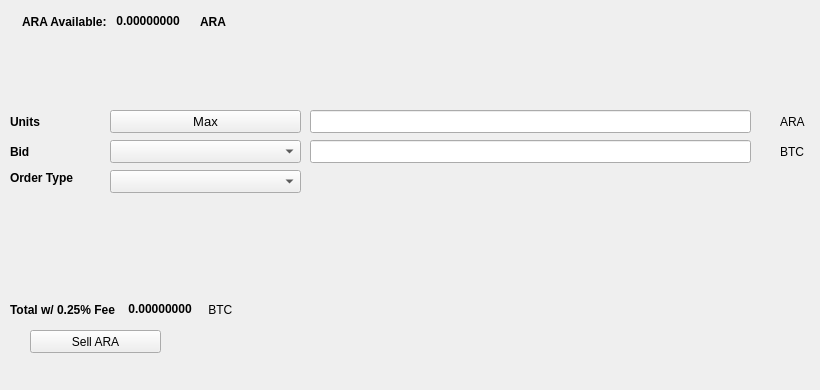
   <widget class="QWidget" name="SellTab">
    <attribute name="title">
     <string>Sell</string>
    </attribute>
    <widget class="QLabel" name="label_16">
     <property name="geometry">
      <rect>
       <x>780</x>
       <y>140</y>
       <width>31</width>
       <height>23</height>
      </rect>
     </property>
     <property name="text">
      <string>BTC</string>
     </property>
    </widget>
    <widget class="QComboBox" name="SellBidcomboBox">
     <property name="geometry">
      <rect>
       <x>110</x>
       <y>140</y>
       <width>191</width>
       <height>23</height>
      </rect>
     </property>
     <property name="font">
      <font>
       <pointsize>10</pointsize>
      </font>
     </property>
    </widget>
    <widget class="QLabel" name="label_18">
     <property name="geometry">
      <rect>
       <x>10</x>
       <y>110</y>
       <width>46</width>
       <height>23</height>
      </rect>
     </property>
     <property name="font">
      <font>
       <weight>75</weight>
       <bold>true</bold>
      </font>
     </property>
     <property name="text">
      <string>Units</string>
     </property>
    </widget>
    <widget class="QPushButton" name="Sell_Max_Amount">
     <property name="geometry">
      <rect>
       <x>110</x>
       <y>110</y>
       <width>191</width>
       <height>23</height>
      </rect>
     </property>
     <property name="font">
      <font>
       <pointsize>10</pointsize>
      </font>
     </property>
     <property name="text">
      <string>Max</string>
     </property>
    </widget>
    <widget class="QLabel" name="label_20">
     <property name="geometry">
      <rect>
       <x>10</x>
       <y>170</y>
       <width>91</width>
       <height>16</height>
      </rect>
     </property>
     <property name="font">
      <font>
       <weight>75</weight>
       <bold>true</bold>
      </font>
     </property>
     <property name="text">
      <string>Order Type</string>
     </property>
    </widget>
    <widget class="QComboBox" name="SellOrdertypeCombo">
     <property name="geometry">
      <rect>
       <x>110</x>
       <y>170</y>
       <width>191</width>
       <height>23</height>
      </rect>
     </property>
     <property name="font">
      <font>
       <pointsize>10</pointsize>
      </font>
     </property>
    </widget>
    <widget class="QLabel" name="label_21">
     <property name="geometry">
      <rect>
       <x>10</x>
       <y>140</y>
       <width>46</width>
       <height>23</height>
      </rect>
     </property>
     <property name="font">
      <font>
       <weight>75</weight>
       <bold>true</bold>
      </font>
     </property>
     <property name="text">
      <string>Bid</string>
     </property>
    </widget>
    <widget class="QLabel" name="label_22">
     <property name="geometry">
      <rect>
       <x>780</x>
       <y>110</y>
       <width>31</width>
       <height>23</height>
      </rect>
     </property>
     <property name="text">
      <string>ARA</string>
     </property>
    </widget>
    <widget class="QLineEdit" name="UnitsInputARA">
     <property name="geometry">
      <rect>
       <x>310</x>
       <y>110</y>
       <width>441</width>
       <height>23</height>
      </rect>
     </property>
     <property name="font">
      <font>
       <pointsize>9</pointsize>
       <weight>75</weight>
       <bold>true</bold>
      </font>
     </property>
    </widget>
    <widget class="QLineEdit" name="SellBidPriceEdit">
     <property name="geometry">
      <rect>
       <x>310</x>
       <y>140</y>
       <width>441</width>
       <height>23</height>
      </rect>
     </property>
     <property name="font">
      <font>
       <pointsize>9</pointsize>
       <weight>75</weight>
       <bold>true</bold>
      </font>
     </property>
    </widget>
    <widget class="QPushButton" name="SellARABTN">
     <property name="geometry">
      <rect>
       <x>30</x>
       <y>330</y>
       <width>131</width>
       <height>23</height>
      </rect>
     </property>
     <property name="text">
      <string>Sell ARA</string>
     </property>
     <property name="icon">
      <iconset resource="../aratriton">
       <normaloff>:/icons/bitcoin</normaloff>:/icons/bitcoin</iconset>
     </property>
    </widget>
    <widget class="QWidget" name="layoutWidget3">
     <property name="geometry">
      <rect>
       <x>22</x>
       <y>12</y>
       <width>258</width>
       <height>19</height>
      </rect>
     </property>
     <layout class="QHBoxLayout" name="horizontalLayout">
      <item>
       <widget class="QLabel" name="label232_2">
        <property name="font">
         <font>
          <weight>75</weight>
          <bold>true</bold>
         </font>
        </property>
        <property name="text">
         <string>ARA Available:</string>
        </property>
       </widget>
      </item>
      <item>
       <widget class="QLabel" name="ARAAvailableLabel">
        <property name="palette">
         <palette>
          <active>
           <colorrole role="WindowText">
            <brush brushstyle="SolidPattern">
             <color alpha="255">
              <red>0</red>
              <green>0</green>
              <blue>0</blue>
             </color>
            </brush>
           </colorrole>
           <colorrole role="Button">
            <brush brushstyle="SolidPattern">
             <color alpha="255">
              <red>0</red>
              <green>170</green>
              <blue>0</blue>
             </color>
            </brush>
           </colorrole>
           <colorrole role="Light">
            <brush brushstyle="SolidPattern">
             <color alpha="255">
              <red>0</red>
              <green>255</green>
              <blue>0</blue>
             </color>
            </brush>
           </colorrole>
           <colorrole role="Midlight">
            <brush brushstyle="SolidPattern">
             <color alpha="255">
              <red>0</red>
              <green>212</green>
              <blue>0</blue>
             </color>
            </brush>
           </colorrole>
           <colorrole role="Dark">
            <brush brushstyle="SolidPattern">
             <color alpha="255">
              <red>0</red>
              <green>85</green>
              <blue>0</blue>
             </color>
            </brush>
           </colorrole>
           <colorrole role="Mid">
            <brush brushstyle="SolidPattern">
             <color alpha="255">
              <red>0</red>
              <green>113</green>
              <blue>0</blue>
             </color>
            </brush>
           </colorrole>
           <colorrole role="Text">
            <brush brushstyle="SolidPattern">
             <color alpha="255">
              <red>0</red>
              <green>170</green>
              <blue>0</blue>
             </color>
            </brush>
           </colorrole>
           <colorrole role="BrightText">
            <brush brushstyle="SolidPattern">
             <color alpha="255">
              <red>255</red>
              <green>255</green>
              <blue>255</blue>
             </color>
            </brush>
           </colorrole>
           <colorrole role="ButtonText">
            <brush brushstyle="SolidPattern">
             <color alpha="255">
              <red>0</red>
              <green>0</green>
              <blue>0</blue>
             </color>
            </brush>
           </colorrole>
           <colorrole role="Base">
            <brush brushstyle="SolidPattern">
             <color alpha="255">
              <red>255</red>
              <green>255</green>
              <blue>255</blue>
             </color>
            </brush>
           </colorrole>
           <colorrole role="Window">
            <brush brushstyle="SolidPattern">
             <color alpha="255">
              <red>0</red>
              <green>170</green>
              <blue>0</blue>
             </color>
            </brush>
           </colorrole>
           <colorrole role="Shadow">
            <brush brushstyle="SolidPattern">
             <color alpha="255">
              <red>0</red>
              <green>0</green>
              <blue>0</blue>
             </color>
            </brush>
           </colorrole>
           <colorrole role="AlternateBase">
            <brush brushstyle="SolidPattern">
             <color alpha="255">
              <red>127</red>
              <green>212</green>
              <blue>127</blue>
             </color>
            </brush>
           </colorrole>
           <colorrole role="ToolTipBase">
            <brush brushstyle="SolidPattern">
             <color alpha="255">
              <red>255</red>
              <green>255</green>
              <blue>220</blue>
             </color>
            </brush>
           </colorrole>
           <colorrole role="ToolTipText">
            <brush brushstyle="SolidPattern">
             <color alpha="255">
              <red>0</red>
              <green>0</green>
              <blue>0</blue>
             </color>
            </brush>
           </colorrole>
          </active>
          <inactive>
           <colorrole role="WindowText">
            <brush brushstyle="SolidPattern">
             <color alpha="255">
              <red>0</red>
              <green>0</green>
              <blue>0</blue>
             </color>
            </brush>
           </colorrole>
           <colorrole role="Button">
            <brush brushstyle="SolidPattern">
             <color alpha="255">
              <red>0</red>
              <green>170</green>
              <blue>0</blue>
             </color>
            </brush>
           </colorrole>
           <colorrole role="Light">
            <brush brushstyle="SolidPattern">
             <color alpha="255">
              <red>0</red>
              <green>255</green>
              <blue>0</blue>
             </color>
            </brush>
           </colorrole>
           <colorrole role="Midlight">
            <brush brushstyle="SolidPattern">
             <color alpha="255">
              <red>0</red>
              <green>212</green>
              <blue>0</blue>
             </color>
            </brush>
           </colorrole>
           <colorrole role="Dark">
            <brush brushstyle="SolidPattern">
             <color alpha="255">
              <red>0</red>
              <green>85</green>
              <blue>0</blue>
             </color>
            </brush>
           </colorrole>
           <colorrole role="Mid">
            <brush brushstyle="SolidPattern">
             <color alpha="255">
              <red>0</red>
              <green>113</green>
              <blue>0</blue>
             </color>
            </brush>
           </colorrole>
           <colorrole role="Text">
            <brush brushstyle="SolidPattern">
             <color alpha="255">
              <red>0</red>
              <green>170</green>
              <blue>0</blue>
             </color>
            </brush>
           </colorrole>
           <colorrole role="BrightText">
            <brush brushstyle="SolidPattern">
             <color alpha="255">
              <red>255</red>
              <green>255</green>
              <blue>255</blue>
             </color>
            </brush>
           </colorrole>
           <colorrole role="ButtonText">
            <brush brushstyle="SolidPattern">
             <color alpha="255">
              <red>0</red>
              <green>0</green>
              <blue>0</blue>
             </color>
            </brush>
           </colorrole>
           <colorrole role="Base">
            <brush brushstyle="SolidPattern">
             <color alpha="255">
              <red>255</red>
              <green>255</green>
              <blue>255</blue>
             </color>
            </brush>
           </colorrole>
           <colorrole role="Window">
            <brush brushstyle="SolidPattern">
             <color alpha="255">
              <red>0</red>
              <green>170</green>
              <blue>0</blue>
             </color>
            </brush>
           </colorrole>
           <colorrole role="Shadow">
            <brush brushstyle="SolidPattern">
             <color alpha="255">
              <red>0</red>
              <green>0</green>
              <blue>0</blue>
             </color>
            </brush>
           </colorrole>
           <colorrole role="AlternateBase">
            <brush brushstyle="SolidPattern">
             <color alpha="255">
              <red>127</red>
              <green>212</green>
              <blue>127</blue>
             </color>
            </brush>
           </colorrole>
           <colorrole role="ToolTipBase">
            <brush brushstyle="SolidPattern">
             <color alpha="255">
              <red>255</red>
              <green>255</green>
              <blue>220</blue>
             </color>
            </brush>
           </colorrole>
           <colorrole role="ToolTipText">
            <brush brushstyle="SolidPattern">
             <color alpha="255">
              <red>0</red>
              <green>0</green>
              <blue>0</blue>
             </color>
            </brush>
           </colorrole>
          </inactive>
          <disabled>
           <colorrole role="WindowText">
            <brush brushstyle="SolidPattern">
             <color alpha="255">
              <red>0</red>
              <green>85</green>
              <blue>0</blue>
             </color>
            </brush>
           </colorrole>
           <colorrole role="Button">
            <brush brushstyle="SolidPattern">
             <color alpha="255">
              <red>0</red>
              <green>170</green>
              <blue>0</blue>
             </color>
            </brush>
           </colorrole>
           <colorrole role="Light">
            <brush brushstyle="SolidPattern">
             <color alpha="255">
              <red>0</red>
              <green>255</green>
              <blue>0</blue>
             </color>
            </brush>
           </colorrole>
           <colorrole role="Midlight">
            <brush brushstyle="SolidPattern">
             <color alpha="255">
              <red>0</red>
              <green>212</green>
              <blue>0</blue>
             </color>
            </brush>
           </colorrole>
           <colorrole role="Dark">
            <brush brushstyle="SolidPattern">
             <color alpha="255">
              <red>0</red>
              <green>85</green>
              <blue>0</blue>
             </color>
            </brush>
           </colorrole>
           <colorrole role="Mid">
            <brush brushstyle="SolidPattern">
             <color alpha="255">
              <red>0</red>
              <green>113</green>
              <blue>0</blue>
             </color>
            </brush>
           </colorrole>
           <colorrole role="Text">
            <brush brushstyle="SolidPattern">
             <color alpha="255">
              <red>0</red>
              <green>85</green>
              <blue>0</blue>
             </color>
            </brush>
           </colorrole>
           <colorrole role="BrightText">
            <brush brushstyle="SolidPattern">
             <color alpha="255">
              <red>255</red>
              <green>255</green>
              <blue>255</blue>
             </color>
            </brush>
           </colorrole>
           <colorrole role="ButtonText">
            <brush brushstyle="SolidPattern">
             <color alpha="255">
              <red>0</red>
              <green>85</green>
              <blue>0</blue>
             </color>
            </brush>
           </colorrole>
           <colorrole role="Base">
            <brush brushstyle="SolidPattern">
             <color alpha="255">
              <red>0</red>
              <green>170</green>
              <blue>0</blue>
             </color>
            </brush>
           </colorrole>
           <colorrole role="Window">
            <brush brushstyle="SolidPattern">
             <color alpha="255">
              <red>0</red>
              <green>170</green>
              <blue>0</blue>
             </color>
            </brush>
           </colorrole>
           <colorrole role="Shadow">
            <brush brushstyle="SolidPattern">
             <color alpha="255">
              <red>0</red>
              <green>0</green>
              <blue>0</blue>
             </color>
            </brush>
           </colorrole>
           <colorrole role="AlternateBase">
            <brush brushstyle="SolidPattern">
             <color alpha="255">
              <red>0</red>
              <green>170</green>
              <blue>0</blue>
             </color>
            </brush>
           </colorrole>
           <colorrole role="ToolTipBase">
            <brush brushstyle="SolidPattern">
             <color alpha="255">
              <red>255</red>
              <green>255</green>
              <blue>220</blue>
             </color>
            </brush>
           </colorrole>
           <colorrole role="ToolTipText">
            <brush brushstyle="SolidPattern">
             <color alpha="255">
              <red>0</red>
              <green>0</green>
              <blue>0</blue>
             </color>
            </brush>
           </colorrole>
          </disabled>
         </palette>
        </property>
        <property name="font">
         <font>
          <weight>75</weight>
          <bold>true</bold>
         </font>
        </property>
        <property name="text">
         <string> 0.00000000 </string>
        </property>
        <property name="textInteractionFlags">
         <set>Qt::LinksAccessibleByMouse|Qt::TextSelectableByKeyboard|Qt::TextSelectableByMouse</set>
        </property>
       </widget>
      </item>
      <item>
       <widget class="QLabel" name="labelARA">
        <property name="font">
         <font>
          <weight>75</weight>
          <bold>true</bold>
         </font>
        </property>
        <property name="text">
         <string>ARA</string>
        </property>
       </widget>
      </item>
     </layout>
    </widget>
    <widget class="QWidget" name="layoutWidget">
     <property name="geometry">
      <rect>
       <x>10</x>
       <y>300</y>
       <width>268</width>
       <height>19</height>
      </rect>
     </property>
     <layout class="QHBoxLayout" name="horizontalLayout_2">
      <item>
       <widget class="QLabel" name="label_19">
        <property name="font">
         <font>
          <weight>75</weight>
          <bold>true</bold>
         </font>
        </property>
        <property name="text">
         <string>Total w/ 0.25% Fee </string>
        </property>
       </widget>
      </item>
      <item>
       <widget class="QLabel" name="SellCostLabel">
        <property name="palette">
         <palette>
          <active>
           <colorrole role="WindowText">
            <brush brushstyle="SolidPattern">
             <color alpha="255">
              <red>0</red>
              <green>0</green>
              <blue>0</blue>
             </color>
            </brush>
           </colorrole>
           <colorrole role="Button">
            <brush brushstyle="SolidPattern">
             <color alpha="255">
              <red>0</red>
              <green>170</green>
              <blue>0</blue>
             </color>
            </brush>
           </colorrole>
           <colorrole role="Light">
            <brush brushstyle="SolidPattern">
             <color alpha="255">
              <red>0</red>
              <green>255</green>
              <blue>0</blue>
             </color>
            </brush>
           </colorrole>
           <colorrole role="Midlight">
            <brush brushstyle="SolidPattern">
             <color alpha="255">
              <red>0</red>
              <green>212</green>
              <blue>0</blue>
             </color>
            </brush>
           </colorrole>
           <colorrole role="Dark">
            <brush brushstyle="SolidPattern">
             <color alpha="255">
              <red>0</red>
              <green>85</green>
              <blue>0</blue>
             </color>
            </brush>
           </colorrole>
           <colorrole role="Mid">
            <brush brushstyle="SolidPattern">
             <color alpha="255">
              <red>0</red>
              <green>113</green>
              <blue>0</blue>
             </color>
            </brush>
           </colorrole>
           <colorrole role="Text">
            <brush brushstyle="SolidPattern">
             <color alpha="255">
              <red>0</red>
              <green>170</green>
              <blue>0</blue>
             </color>
            </brush>
           </colorrole>
           <colorrole role="BrightText">
            <brush brushstyle="SolidPattern">
             <color alpha="255">
              <red>255</red>
              <green>255</green>
              <blue>255</blue>
             </color>
            </brush>
           </colorrole>
           <colorrole role="ButtonText">
            <brush brushstyle="SolidPattern">
             <color alpha="255">
              <red>0</red>
              <green>0</green>
              <blue>0</blue>
             </color>
            </brush>
           </colorrole>
           <colorrole role="Base">
            <brush brushstyle="SolidPattern">
             <color alpha="255">
              <red>255</red>
              <green>255</green>
              <blue>255</blue>
             </color>
            </brush>
           </colorrole>
           <colorrole role="Window">
            <brush brushstyle="SolidPattern">
             <color alpha="255">
              <red>0</red>
              <green>170</green>
              <blue>0</blue>
             </color>
            </brush>
           </colorrole>
           <colorrole role="Shadow">
            <brush brushstyle="SolidPattern">
             <color alpha="255">
              <red>0</red>
              <green>0</green>
              <blue>0</blue>
             </color>
            </brush>
           </colorrole>
           <colorrole role="AlternateBase">
            <brush brushstyle="SolidPattern">
             <color alpha="255">
              <red>127</red>
              <green>212</green>
              <blue>127</blue>
             </color>
            </brush>
           </colorrole>
           <colorrole role="ToolTipBase">
            <brush brushstyle="SolidPattern">
             <color alpha="255">
              <red>255</red>
              <green>255</green>
              <blue>220</blue>
             </color>
            </brush>
           </colorrole>
           <colorrole role="ToolTipText">
            <brush brushstyle="SolidPattern">
             <color alpha="255">
              <red>0</red>
              <green>0</green>
              <blue>0</blue>
             </color>
            </brush>
           </colorrole>
          </active>
          <inactive>
           <colorrole role="WindowText">
            <brush brushstyle="SolidPattern">
             <color alpha="255">
              <red>0</red>
              <green>0</green>
              <blue>0</blue>
             </color>
            </brush>
           </colorrole>
           <colorrole role="Button">
            <brush brushstyle="SolidPattern">
             <color alpha="255">
              <red>0</red>
              <green>170</green>
              <blue>0</blue>
             </color>
            </brush>
           </colorrole>
           <colorrole role="Light">
            <brush brushstyle="SolidPattern">
             <color alpha="255">
              <red>0</red>
              <green>255</green>
              <blue>0</blue>
             </color>
            </brush>
           </colorrole>
           <colorrole role="Midlight">
            <brush brushstyle="SolidPattern">
             <color alpha="255">
              <red>0</red>
              <green>212</green>
              <blue>0</blue>
             </color>
            </brush>
           </colorrole>
           <colorrole role="Dark">
            <brush brushstyle="SolidPattern">
             <color alpha="255">
              <red>0</red>
              <green>85</green>
              <blue>0</blue>
             </color>
            </brush>
           </colorrole>
           <colorrole role="Mid">
            <brush brushstyle="SolidPattern">
             <color alpha="255">
              <red>0</red>
              <green>113</green>
              <blue>0</blue>
             </color>
            </brush>
           </colorrole>
           <colorrole role="Text">
            <brush brushstyle="SolidPattern">
             <color alpha="255">
              <red>0</red>
              <green>170</green>
              <blue>0</blue>
             </color>
            </brush>
           </colorrole>
           <colorrole role="BrightText">
            <brush brushstyle="SolidPattern">
             <color alpha="255">
              <red>255</red>
              <green>255</green>
              <blue>255</blue>
             </color>
            </brush>
           </colorrole>
           <colorrole role="ButtonText">
            <brush brushstyle="SolidPattern">
             <color alpha="255">
              <red>0</red>
              <green>0</green>
              <blue>0</blue>
             </color>
            </brush>
           </colorrole>
           <colorrole role="Base">
            <brush brushstyle="SolidPattern">
             <color alpha="255">
              <red>255</red>
              <green>255</green>
              <blue>255</blue>
             </color>
            </brush>
           </colorrole>
           <colorrole role="Window">
            <brush brushstyle="SolidPattern">
             <color alpha="255">
              <red>0</red>
              <green>170</green>
              <blue>0</blue>
             </color>
            </brush>
           </colorrole>
           <colorrole role="Shadow">
            <brush brushstyle="SolidPattern">
             <color alpha="255">
              <red>0</red>
              <green>0</green>
              <blue>0</blue>
             </color>
            </brush>
           </colorrole>
           <colorrole role="AlternateBase">
            <brush brushstyle="SolidPattern">
             <color alpha="255">
              <red>127</red>
              <green>212</green>
              <blue>127</blue>
             </color>
            </brush>
           </colorrole>
           <colorrole role="ToolTipBase">
            <brush brushstyle="SolidPattern">
             <color alpha="255">
              <red>255</red>
              <green>255</green>
              <blue>220</blue>
             </color>
            </brush>
           </colorrole>
           <colorrole role="ToolTipText">
            <brush brushstyle="SolidPattern">
             <color alpha="255">
              <red>0</red>
              <green>0</green>
              <blue>0</blue>
             </color>
            </brush>
           </colorrole>
          </inactive>
          <disabled>
           <colorrole role="WindowText">
            <brush brushstyle="SolidPattern">
             <color alpha="255">
              <red>0</red>
              <green>85</green>
              <blue>0</blue>
             </color>
            </brush>
           </colorrole>
           <colorrole role="Button">
            <brush brushstyle="SolidPattern">
             <color alpha="255">
              <red>0</red>
              <green>170</green>
              <blue>0</blue>
             </color>
            </brush>
           </colorrole>
           <colorrole role="Light">
            <brush brushstyle="SolidPattern">
             <color alpha="255">
              <red>0</red>
              <green>255</green>
              <blue>0</blue>
             </color>
            </brush>
           </colorrole>
           <colorrole role="Midlight">
            <brush brushstyle="SolidPattern">
             <color alpha="255">
              <red>0</red>
              <green>212</green>
              <blue>0</blue>
             </color>
            </brush>
           </colorrole>
           <colorrole role="Dark">
            <brush brushstyle="SolidPattern">
             <color alpha="255">
              <red>0</red>
              <green>85</green>
              <blue>0</blue>
             </color>
            </brush>
           </colorrole>
           <colorrole role="Mid">
            <brush brushstyle="SolidPattern">
             <color alpha="255">
              <red>0</red>
              <green>113</green>
              <blue>0</blue>
             </color>
            </brush>
           </colorrole>
           <colorrole role="Text">
            <brush brushstyle="SolidPattern">
             <color alpha="255">
              <red>0</red>
              <green>85</green>
              <blue>0</blue>
             </color>
            </brush>
           </colorrole>
           <colorrole role="BrightText">
            <brush brushstyle="SolidPattern">
             <color alpha="255">
              <red>255</red>
              <green>255</green>
              <blue>255</blue>
             </color>
            </brush>
           </colorrole>
           <colorrole role="ButtonText">
            <brush brushstyle="SolidPattern">
             <color alpha="255">
              <red>0</red>
              <green>85</green>
              <blue>0</blue>
             </color>
            </brush>
           </colorrole>
           <colorrole role="Base">
            <brush brushstyle="SolidPattern">
             <color alpha="255">
              <red>0</red>
              <green>170</green>
              <blue>0</blue>
             </color>
            </brush>
           </colorrole>
           <colorrole role="Window">
            <brush brushstyle="SolidPattern">
             <color alpha="255">
              <red>0</red>
              <green>170</green>
              <blue>0</blue>
             </color>
            </brush>
           </colorrole>
           <colorrole role="Shadow">
            <brush brushstyle="SolidPattern">
             <color alpha="255">
              <red>0</red>
              <green>0</green>
              <blue>0</blue>
             </color>
            </brush>
           </colorrole>
           <colorrole role="AlternateBase">
            <brush brushstyle="SolidPattern">
             <color alpha="255">
              <red>0</red>
              <green>170</green>
              <blue>0</blue>
             </color>
            </brush>
           </colorrole>
           <colorrole role="ToolTipBase">
            <brush brushstyle="SolidPattern">
             <color alpha="255">
              <red>255</red>
              <green>255</green>
              <blue>220</blue>
             </color>
            </brush>
           </colorrole>
           <colorrole role="ToolTipText">
            <brush brushstyle="SolidPattern">
             <color alpha="255">
              <red>0</red>
              <green>0</green>
              <blue>0</blue>
             </color>
            </brush>
           </colorrole>
          </disabled>
         </palette>
        </property>
        <property name="font">
         <font>
          <weight>75</weight>
          <bold>true</bold>
         </font>
        </property>
        <property name="autoFillBackground">
         <bool>false</bool>
        </property>
        <property name="text">
         <string> 0.00000000</string>
        </property>
        <property name="textInteractionFlags">
         <set>Qt::LinksAccessibleByMouse|Qt::TextSelectableByMouse</set>
        </property>
       </widget>
      </item>
      <item>
       <widget class="QLabel" name="label_17">
        <property name="font">
         <font>
          <weight>50</weight>
          <bold>false</bold>
         </font>
        </property>
        <property name="text">
         <string> BTC</string>
        </property>
       </widget>
      </item>
     </layout>
    </widget>
    <widget class="QLabel" name="label_23">
     <property name="geometry">
      <rect>
       <x>460</x>
       <y>300</y>
       <width>281</width>
       <height>81</height>
      </rect>
     </property>
     <property name="text">
      <string/>
     </property>
     <property name="pixmap">
      <pixmap>:/images/bittrex</pixmap>
     </property>
    </widget>
   </widget>
